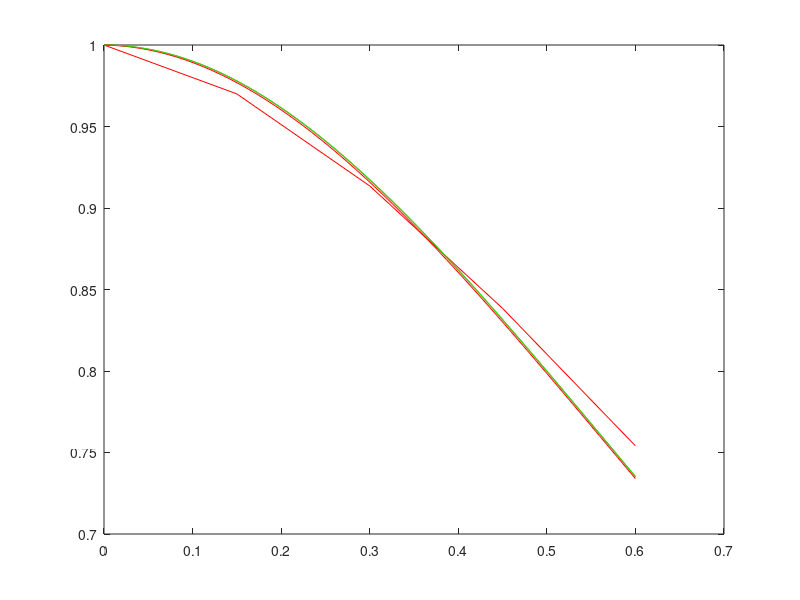

Here is the MATLAB script that generated this plot:
clear all
clc
clf

f = @(t,x) -2*t*x^2;
fex = @(t) 1/(1+t^2);

for n = 1:3
   
    h = 10^-n;
    tEnd = 0.6;
    numbCount = tEnd/h;

    t = linspace(0,tEnd, numbCount);
    x = zeros(1, length(t)+1);
    x2 = zeros(1, length(t)+1);
    x(1) = 1;

    for i = 1:1:length(t)
        x(i+1) = x(i)+h*f(t(i), x(i));
        x2(i+1) = fex(t(i));
    end

    plot(t,x(2:end),'r-')
    hold on

end

plot(t,x2(2:end),'g-')
hold off